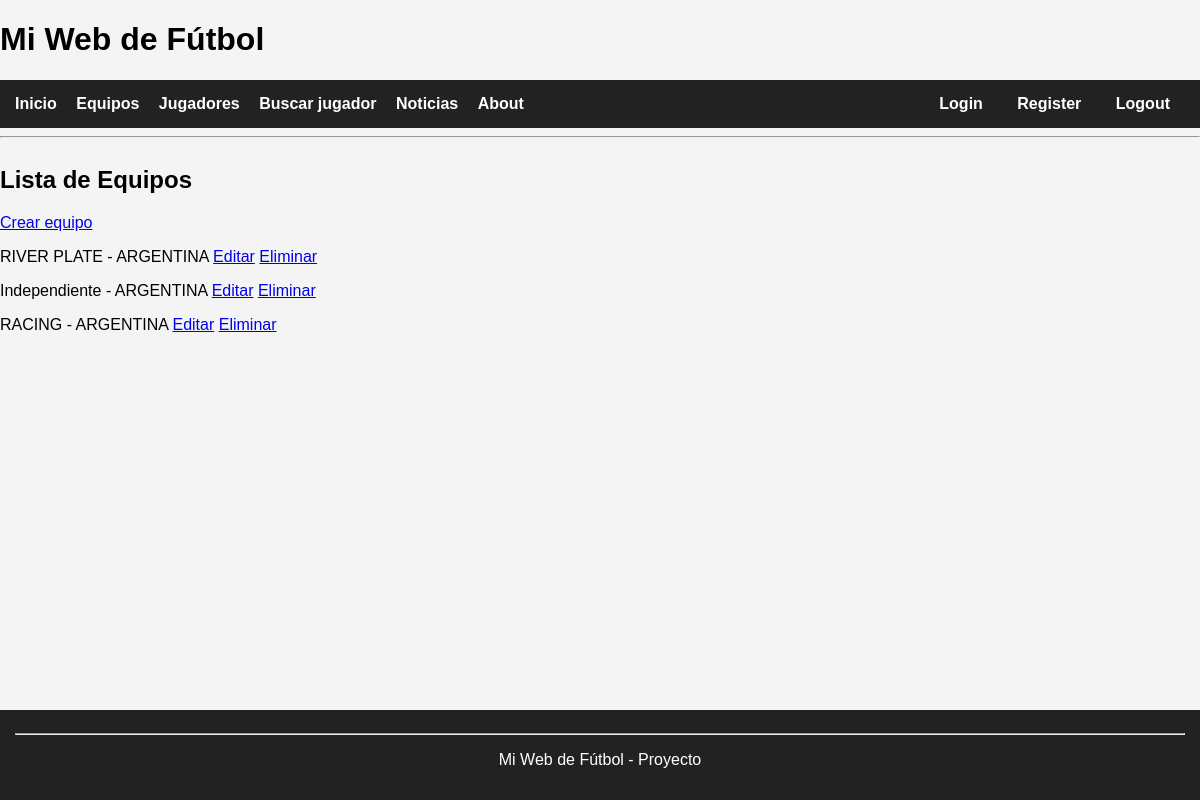
Screenshot of /equipos/ with the database file from the repository.
### futbol/models.py (models this page shows, shortened)
class Equipo(models.Model):
    nombre = models.CharField(max_length=100)
    pais = models.CharField(max_length=100)
    fundacion = models.IntegerField()
    class Meta:
        verbose_name = "Equipo"
        verbose_name_plural = "Equipos"

### futbol/views.py (the view)
# urls.py: path('equipos/', views.listar_equipos, name='equipos'),
def listar_equipos(request):
    equipos = Equipo.objects.all()
    return render(request, 'futbol/equipos.html', {'equipos': equipos})

### futbol/templates/futbol/equipos.html (shortened to what this page needs)
{% extends 'futbol/base.html' %}
{% block content %}
<h2>Lista de Equipos</h2>
<a href="{% url 'crear_equipo' %}">Crear equipo</a>
{% for equipo in equipos %}
    <p>
        {{ equipo.nombre }} - {{ equipo.pais }}
        <a href="{% url 'editar_equipo' equipo.id %}">Editar</a>
        <a href="{% url 'eliminar_equipo' equipo.id %}">Eliminar</a>
    </p>
{% empty %}
    <p>No hay equipos registrados.</p>
{% endfor %}
{% endblock %}

### futbol/templates/futbol/base.html (style rules this page uses)
body { font-family: Arial; margin:0; background:#f4f4f4; min-height:100vh; display:flex; flex-direction:column; }

### rows the page displays
Equipo: nombre "RIVER PLATE", pais "ARGENTINA"
Equipo: nombre "Independiente", pais "ARGENTINA"
Equipo: nombre "RACING", pais "ARGENTINA"
